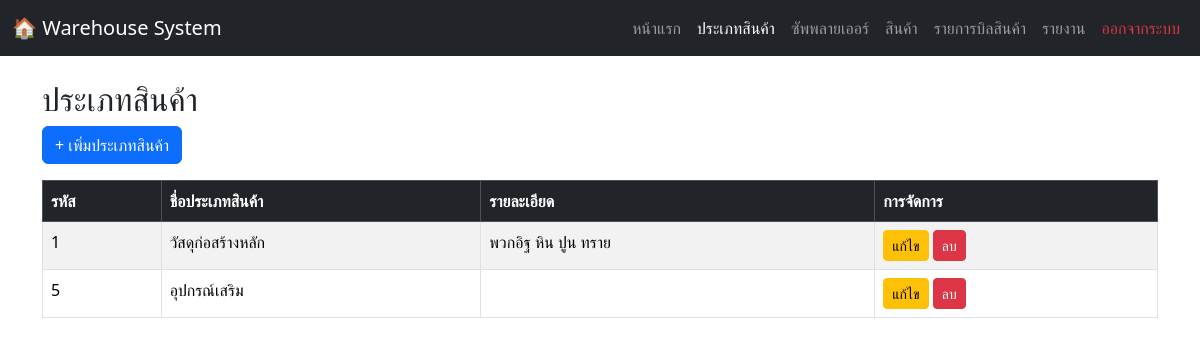
/categories.php (signed in), run on an earlier commit of the app's database.
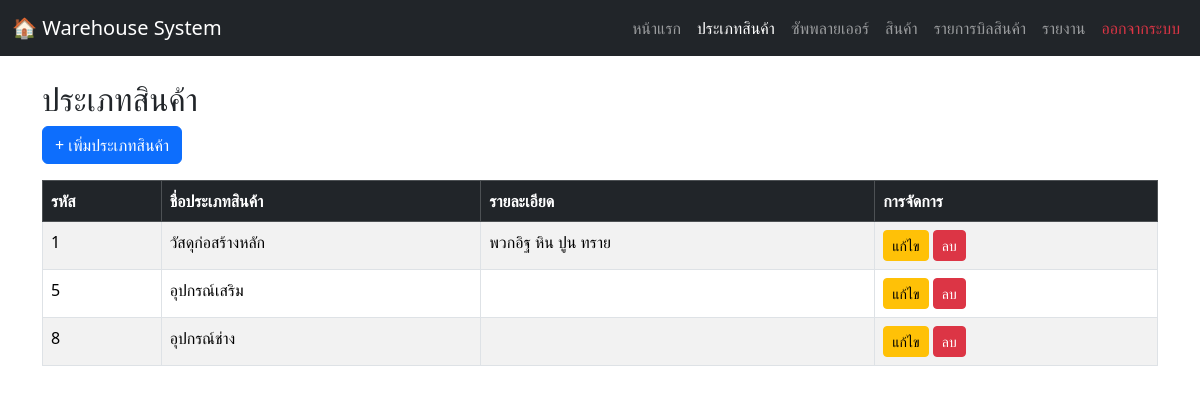
And on a later commit of the database.
### tables this page shows
CREATE TABLE `categories` (
  `category_id` int(11) NOT NULL,
  `category_name` varchar(100) NOT NULL,
  `description` text DEFAULT NULL
);

### categories.php (the view, shortened to what this page needs)
<?php
include 'connection.php';
$sql = "SELECT category_id, category_name, description
        FROM categories ORDER BY category_id ASC";
$result = $conn->query($sql);
?>
<!DOCTYPE html>
<html lang="th">
<head>
  <link rel="stylesheet" href="https://cdn.jsdelivr.net/npm/bootstrap@5.3.2/dist/css/bootstrap.min.css">
</head>
<body>
  <nav class="navbar navbar-expand-lg navbar-dark bg-dark">
    <div class="container-fluid">
      <a class="navbar-brand" href="#">🏠 Warehouse System</a>
      <div class="collapse navbar-collapse" id="navbarNav">
        <ul class="navbar-nav ms-auto">
          <li class="nav-item"><a class="nav-link" href="homepage.php">หน้าแรก</a></li>
          <li class="nav-item"><a class="nav-link active" href="categories.php">ประเภทสินค้า</a></li>
          <li class="nav-item"><a class="nav-link" href="suppliers.php">ซัพพลายเออร์</a></li>
          <li class="nav-item"><a class="nav-link" href="products.php">สินค้า</a></li>
          <li class="nav-item"><a class="nav-link" href="warehouse_page.php">รายการบิลสินค้า</a></li>
          <li class="nav-item"><a class="nav-link" href="report.php">รายงาน</a></li>
          <li class="nav-item"><a class="nav-link text-danger" href="logout.php">ออกจากระบบ</a></li>
        </ul>
      </div>
    </div>
  </nav>
<div class="container mt-4">
  <h2>ประเภทสินค้า</h2>
  <a href="add_category.php" class="btn btn-primary mb-3">+ เพิ่มประเภทสินค้า</a>
  <table class="table table-bordered table-striped">
    <thead class="table-dark">
      <tr>
        <th>รหัส</th>
        <th>ชื่อประเภทสินค้า</th>
        <th>รายละเอียด</th>
        <th>การจัดการ</th>
      </tr>
    </thead>
    <tbody>
      <?php
      if ($result->num_rows > 0) {
          while ($row = $result->fetch_assoc()) {
              echo "<tr>
                      <td>{$row['category_id']}</td>
                      <td>{$row['category_name']}</td>
                      <td>{$row['description']}</td>
                      <td>
                        <a href='category_edit.php?id={$row['category_id']}' class='btn btn-warning btn-sm'>แก้ไข</a>
                        <a href='category_delete.php?id={$row['category_id']}'
                           onclick=\"return confirm('คุณแน่ใจหรือไม่ว่าต้องการลบประเภทสินค้านี้?');\"
                           class='btn btn-danger btn-sm'>ลบ</a>
                      </td>
                    </tr>";
          }
      } else {
          echo "<tr><td colspan='4' class='text-center text-muted'>ไม่มีข้อมูลประเภทสินค้า</td></tr>";
      }
      ?>
    </tbody>
  </table>
</div>
</body>
</html>

What changed in the data, as far as the page shows it:
added categories: category_id "8", category_name "อุปกรณ์ช่าง"
